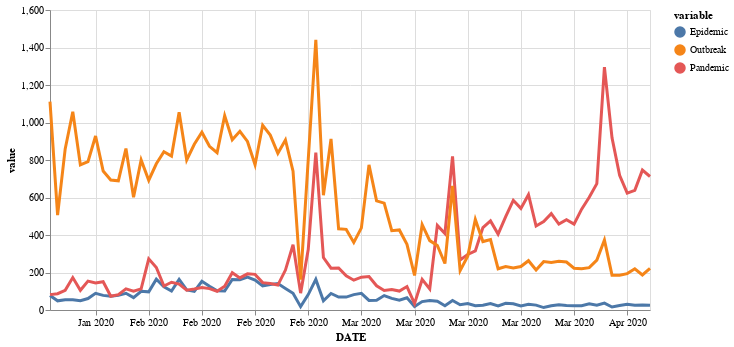

Write notebook code for a chart like this one.
### Code cell
highlight = alt.selection(type='single', on='mouseover',
                          fields=['variable'], nearest=True)

base = alt.Chart(Second_Group_m).encode(
    x=alt.X('date:T', axis = alt.Axis(title = 'Date'.upper(), format = ("%b %Y"))),
    y='value:Q',
    color='variable:N',
    tooltip=['variable', 'value']
)

points = base.mark_circle().encode(
    opacity=alt.value(0)
).add_selection(
    highlight
).properties(
    width=600
)

lines = base.mark_line().encode(
    size=alt.condition(~highlight, alt.value(1), alt.value(3))
)

points + lines

### Figure 1 — Vega-Lite specification as saved in the notebook (floating-point values rounded to 4 significant figures; data arrays with more than 128 entries replaced by an {"elided": "..."} marker saying what was removed)
{"config": {"view": {"continuousWidth": 400, "continuousHeight": 300}}, "layer": [{"mark": "circle", "encoding": {"color": {"type": "nominal", "field": "variable"}, "opacity": {"value": 0}, "x": {"type": "temporal", "axis": {"format": "%b %Y", "title": "DATE"}, "field": "date"}, "y": {"type": "quantitative", "field": "value"}}, "selection": {"selector033": {"type": "single", "on": "mouseover", "fields": ["variable"], "nearest": true}}, "width": 600}, {"mark": "line", "encoding": {"color": {"type": "nominal", "field": "variable"}, "size": {"condition": {"value": 1, "selection": {"not": "selector033"}}, "value": 3}, "x": {"type": "temporal", "axis": {"format": "%b %Y", "title": "DATE"}, "field": "date"}, "y": {"type": "quantitative", "field": "value"}}}], "data": {"name": "data-ede87fe6df4bed514373a61b99539ab7"}, "$schema": "https://vega.github.io/schema/vega-lite/v4.8.1.json", "datasets": {"data-ede87fe6df4bed514373a61b99539ab7": {"elided": "240 records"}}}
